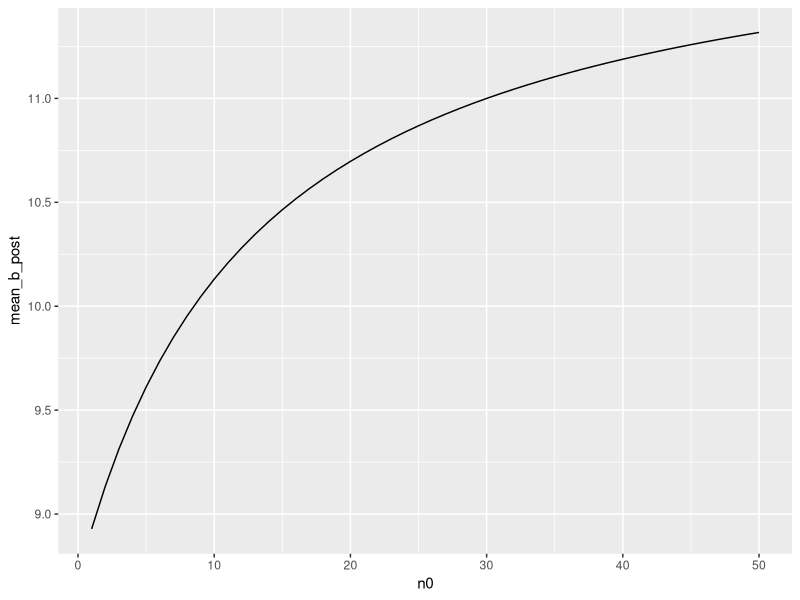
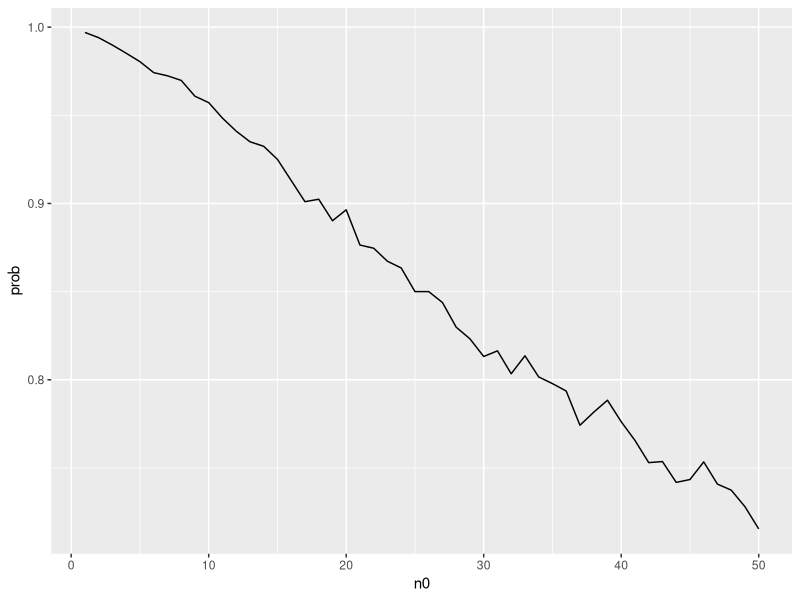

These charts were generated, in order, by the following R code:
## ---- chunk 1
knitr::opts_chunk$set(echo = TRUE)

library(dplyr)
library(knitr)
library(ggplot2)
## ---- chunk 2
y_a = c(12,9,12,14,13,13,15,8,15,6)
y_b = c(11,11,10,9,9,8,7,10,6,8,8,9,7)

a_a  = 120
b_a = 10

a_b = 12
b_b = 1
 
a_a_post = a_a + sum(y_a)
b_a_post =  b_a + length(y_a)

a_b_post = a_b + sum(y_b)
b_b_post = b_b + length(y_b)

a_mean_post = a_a_post / b_a_post
b_mean_post = a_b_post / b_b_post

a_var_post = a_a_post / b_a_post^2
b_var_post = a_b_post / b_b_post^2

ci_a_post = qgamma(c(0.025,0.975), a_a_post, b_a_post)
ci_b_post = qgamma(c(0.025,0.975), a_b_post, b_b_post)

df1 = data.frame(t(c(a_mean_post, a_var_post, ci_a_post)))
df1 = rbind(df1, c(b_mean_post, b_var_post, ci_b_post))
colnames(df1) = c("mean", "variance", "2.5%", "97.5%")
rownames(df1) = c("a", "b")

kable(df1)

## ---- chunk 3
n0 = seq(50)
a0 = 12 *n0
b0 = n0 

a_b_post = a0 + sum(y_b)
b_b_post = b0 + length(y_b)

mean_b_post = a_b_post /b_b_post

df2 = data.frame(n0, mean_b_post)

ggplot(df2, aes(x = n0, y = mean_b_post )) + geom_line()


## ---- chunk 4
theta = seq(0,1, by = 0.1)

y1 = 57
n1 = 100
y2 = 30
n2 = 50

p_y_theta <- dbeta(theta, y2 + 1, 1 + n2 - y2)
ptheta <- rep(1/length(theta), length(theta))
p_joint <- p_y_theta*ptheta
p_post <- p_joint/sum(p_joint)

theta2_mc <- sample(x = theta, 
                           size = 5000, 
                           replace = TRUE, 
                           prob = p_post)


p_y_theta1 = dbeta(theta, 1 + y1, 1+ n1 -y1)

p_joint1 <- p_y_theta1*ptheta
p_post1 <- p_joint1/sum(p_joint1)

theta1_mc <- sample(x = theta, 
                           size = 5000, 
                           replace = TRUE, 
                           prob = p_post1)

mean(theta1_mc < theta2_mc)

## ---- chunk 5
#rerun the code from the first question
y_a = c(12,9,12,14,13,13,15,8,15,6)
y_b = c(11,11,10,9,9,8,7,10,6,8,8,9,7)

a_a  = 120
b_a = 10

a_b = 12
b_b = 1
 
a_a_post = a_a + sum(y_a)
b_a_post =  b_a + length(y_a)

a_b_post = a_b + sum(y_b)
b_b_post = b_b + length(y_b)

s = 5000

a_sample = rgamma(s, a_a_post, b_a_post)
b_sample = rgamma(s, a_b_post, b_b_post)

mean(a_sample > b_sample)

## ---- chunk 6
n0 = seq(50)
a0 = 12 *n0
b0 = n0 

a_b_post = a0 + sum(y_b)
b_b_post = b0 + length(y_b)

prob = rep(NA, length(n0))

for(i in seq_along(n0)) {
  theta1 = rgamma(s,a_a_post, b_a_post)
  theta2 = rgamma(s,a_b_post[i], b_b_post[i])
  prob[i] = mean(theta1 > theta2)
}

df3 = data_frame(n0, prob)

ggplot(df3, aes(x= n0, y = prob)) + geom_line()

